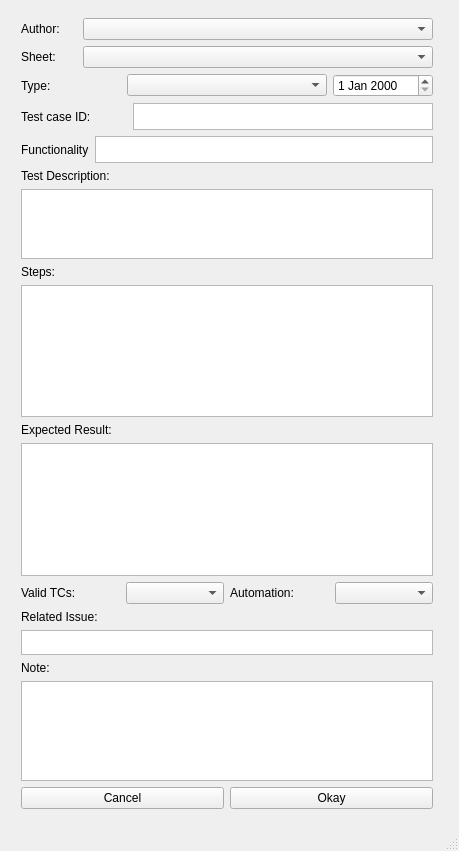
<?xml version="1.0" encoding="UTF-8"?>
<ui version="4.0">
 <class>MainWindow</class>
 <widget class="QMainWindow" name="MainWindow">
  <property name="geometry">
   <rect>
    <x>0</x>
    <y>0</y>
    <width>459</width>
    <height>851</height>
   </rect>
  </property>
  <property name="windowTitle">
   <string>Test Case Creator</string>
  </property>
  <widget class="QWidget" name="centralwidget">
   <widget class="QWidget" name="">
    <property name="geometry">
     <rect>
      <x>21</x>
      <y>18</y>
      <width>412</width>
      <height>791</height>
     </rect>
    </property>
    <layout class="QVBoxLayout" name="verticalLayout">
     <item>
      <layout class="QHBoxLayout" name="horizontalLayout">
       <item>
        <widget class="QLabel" name="label">
         <property name="text">
          <string>Author:</string>
         </property>
         <property name="scaledContents">
          <bool>false</bool>
         </property>
        </widget>
       </item>
       <item>
        <widget class="QComboBox" name="comboBox">
         <property name="minimumSize">
          <size>
           <width>350</width>
           <height>0</height>
          </size>
         </property>
        </widget>
       </item>
      </layout>
     </item>
     <item>
      <layout class="QHBoxLayout" name="horizontalLayout_3">
       <item>
        <widget class="QLabel" name="label_4">
         <property name="text">
          <string>Sheet:</string>
         </property>
        </widget>
       </item>
       <item>
        <widget class="QComboBox" name="comboBox_2">
         <property name="minimumSize">
          <size>
           <width>350</width>
           <height>0</height>
          </size>
         </property>
        </widget>
       </item>
      </layout>
     </item>
     <item>
      <layout class="QHBoxLayout" name="horizontalLayout_4">
       <item>
        <widget class="QLabel" name="label_2">
         <property name="text">
          <string>Type:</string>
         </property>
         <property name="scaledContents">
          <bool>false</bool>
         </property>
        </widget>
       </item>
       <item>
        <widget class="QComboBox" name="comboBox_7">
         <property name="minimumSize">
          <size>
           <width>200</width>
           <height>0</height>
          </size>
         </property>
        </widget>
       </item>
       <item>
        <widget class="QDateEdit" name="dateEdit"/>
       </item>
      </layout>
     </item>
     <item>
      <layout class="QHBoxLayout" name="horizontalLayout_5">
       <item>
        <widget class="QLabel" name="label_5">
         <property name="text">
          <string>Test case ID:</string>
         </property>
        </widget>
       </item>
       <item>
        <widget class="QTextEdit" name="textEdit_3">
         <property name="minimumSize">
          <size>
           <width>300</width>
           <height>0</height>
          </size>
         </property>
         <property name="maximumSize">
          <size>
           <width>200</width>
           <height>27</height>
          </size>
         </property>
        </widget>
       </item>
      </layout>
     </item>
     <item>
      <layout class="QHBoxLayout" name="horizontalLayout_6">
       <item>
        <widget class="QLabel" name="label_13">
         <property name="text">
          <string>Functionality</string>
         </property>
        </widget>
       </item>
       <item>
        <widget class="QTextEdit" name="textEdit_9">
         <property name="maximumSize">
          <size>
           <width>16777215</width>
           <height>27</height>
          </size>
         </property>
        </widget>
       </item>
      </layout>
     </item>
     <item>
      <widget class="QLabel" name="label_6">
       <property name="text">
        <string>Test Description:</string>
       </property>
      </widget>
     </item>
     <item>
      <widget class="QTextEdit" name="textEdit_4">
       <property name="maximumSize">
        <size>
         <width>16777215</width>
         <height>75</height>
        </size>
       </property>
      </widget>
     </item>
     <item>
      <widget class="QLabel" name="label_7">
       <property name="text">
        <string>Steps:</string>
       </property>
      </widget>
     </item>
     <item>
      <widget class="QTextEdit" name="textEdit_5">
       <property name="maximumSize">
        <size>
         <width>16777215</width>
         <height>150</height>
        </size>
       </property>
      </widget>
     </item>
     <item>
      <widget class="QLabel" name="label_8">
       <property name="text">
        <string>Expected Result:</string>
       </property>
      </widget>
     </item>
     <item>
      <widget class="QTextEdit" name="textEdit_6">
       <property name="maximumSize">
        <size>
         <width>16777215</width>
         <height>150</height>
        </size>
       </property>
      </widget>
     </item>
     <item>
      <layout class="QHBoxLayout" name="horizontalLayout_8">
       <item>
        <widget class="QLabel" name="label_9">
         <property name="text">
          <string>Valid TCs:</string>
         </property>
         <property name="scaledContents">
          <bool>false</bool>
         </property>
        </widget>
       </item>
       <item>
        <widget class="QComboBox" name="comboBox_3"/>
       </item>
       <item>
        <widget class="QLabel" name="label_10">
         <property name="text">
          <string>Automation:</string>
         </property>
         <property name="scaledContents">
          <bool>false</bool>
         </property>
        </widget>
       </item>
       <item>
        <widget class="QComboBox" name="comboBox_4"/>
       </item>
      </layout>
     </item>
     <item>
      <widget class="QLabel" name="label_11">
       <property name="text">
        <string>Related Issue:</string>
       </property>
      </widget>
     </item>
     <item>
      <widget class="QTextEdit" name="textEdit_7">
       <property name="minimumSize">
        <size>
         <width>0</width>
         <height>25</height>
        </size>
       </property>
       <property name="maximumSize">
        <size>
         <width>16777215</width>
         <height>27</height>
        </size>
       </property>
      </widget>
     </item>
     <item>
      <widget class="QLabel" name="label_12">
       <property name="text">
        <string>Note:</string>
       </property>
      </widget>
     </item>
     <item>
      <widget class="QTextEdit" name="textEdit_8">
       <property name="minimumSize">
        <size>
         <width>0</width>
         <height>100</height>
        </size>
       </property>
       <property name="maximumSize">
        <size>
         <width>16777215</width>
         <height>100</height>
        </size>
       </property>
      </widget>
     </item>
     <item>
      <layout class="QHBoxLayout" name="horizontalLayout_7">
       <item>
        <widget class="QPushButton" name="pushButton">
         <property name="text">
          <string>Cancel</string>
         </property>
        </widget>
       </item>
       <item>
        <widget class="QPushButton" name="pushButton_2">
         <property name="text">
          <string>Okay</string>
         </property>
        </widget>
       </item>
      </layout>
     </item>
    </layout>
   </widget>
  </widget>
  <widget class="QMenuBar" name="menubar">
   <property name="geometry">
    <rect>
     <x>0</x>
     <y>0</y>
     <width>459</width>
     <height>22</height>
    </rect>
   </property>
  </widget>
  <widget class="QStatusBar" name="statusbar"/>
 </widget>
 <resources/>
 <connections/>
</ui>
